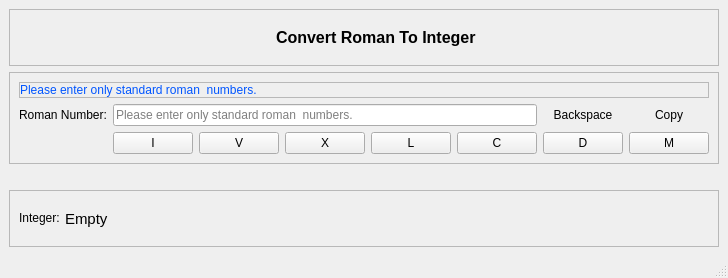
<?xml version="1.0" encoding="UTF-8"?>
<ui version="4.0">
 <class>MainWindow</class>
 <widget class="QMainWindow" name="MainWindow">
  <property name="geometry">
   <rect>
    <x>0</x>
    <y>0</y>
    <width>684</width>
    <height>278</height>
   </rect>
  </property>
  <property name="windowTitle">
   <string>RomanToInteger</string>
  </property>
  <widget class="QWidget" name="centralwidget">
   <layout class="QGridLayout" name="gridLayout_2">
    <item row="2" column="0">
     <spacer name="horizontalSpacer_3">
      <property name="orientation">
       <enum>Qt::Horizontal</enum>
      </property>
      <property name="sizeHint" stdset="0">
       <size>
        <width>40</width>
        <height>20</height>
       </size>
      </property>
     </spacer>
    </item>
    <item row="1" column="0">
     <widget class="QFrame" name="frame">
      <property name="frameShape">
       <enum>QFrame::StyledPanel</enum>
      </property>
      <layout class="QGridLayout" name="gridLayout">
       <item row="4" column="1" colspan="3">
        <layout class="QHBoxLayout" name="horizontalLayout">
         <item>
          <widget class="QPushButton" name="buttonI">
           <property name="toolTip">
            <string>I (Roman Number)</string>
           </property>
           <property name="text">
            <string>I</string>
           </property>
          </widget>
         </item>
         <item>
          <widget class="QPushButton" name="buttonV">
           <property name="toolTip">
            <string>V (Roman Number)</string>
           </property>
           <property name="text">
            <string>V</string>
           </property>
          </widget>
         </item>
         <item>
          <widget class="QPushButton" name="buttonX">
           <property name="toolTip">
            <string>X (Roman Number)</string>
           </property>
           <property name="text">
            <string>X</string>
           </property>
          </widget>
         </item>
         <item>
          <widget class="QPushButton" name="buttonL">
           <property name="toolTip">
            <string>L (Roman Number)</string>
           </property>
           <property name="text">
            <string>L</string>
           </property>
          </widget>
         </item>
         <item>
          <widget class="QPushButton" name="buttonC">
           <property name="toolTip">
            <string>C (Roman Number)</string>
           </property>
           <property name="text">
            <string>C</string>
           </property>
          </widget>
         </item>
         <item>
          <widget class="QPushButton" name="buttonD">
           <property name="toolTip">
            <string>D (Roman Number)</string>
           </property>
           <property name="text">
            <string>D</string>
           </property>
          </widget>
         </item>
         <item>
          <widget class="QPushButton" name="buttonM">
           <property name="toolTip">
            <string>M (Roman Number)</string>
           </property>
           <property name="text">
            <string>M</string>
           </property>
          </widget>
         </item>
        </layout>
       </item>
       <item row="2" column="3">
        <widget class="QPushButton" name="buttonCopyRoman">
         <property name="toolTip">
          <string>Copy Roman Number</string>
         </property>
         <property name="text">
          <string>Copy</string>
         </property>
         <property name="flat">
          <bool>true</bool>
         </property>
        </widget>
       </item>
       <item row="2" column="0">
        <widget class="QLabel" name="label2">
         <property name="toolTip">
          <string>Roman Number</string>
         </property>
         <property name="text">
          <string>Roman Number:</string>
         </property>
        </widget>
       </item>
       <item row="2" column="2">
        <widget class="QPushButton" name="buttonBackspace">
         <property name="toolTip">
          <string>Backspace</string>
         </property>
         <property name="text">
          <string>Backspace</string>
         </property>
         <property name="flat">
          <bool>true</bool>
         </property>
        </widget>
       </item>
       <item row="2" column="1">
        <widget class="QLineEdit" name="romanNumber">
         <property name="toolTip">
          <string>Enter Roman Number</string>
         </property>
         <property name="readOnly">
          <bool>true</bool>
         </property>
         <property name="placeholderText">
          <string>Please enter only standard roman  numbers.</string>
         </property>
        </widget>
       </item>
       <item row="0" column="0" colspan="4">
        <widget class="QFrame" name="frame_4">
         <property name="frameShape">
          <enum>QFrame::StyledPanel</enum>
         </property>
         <property name="frameShadow">
          <enum>QFrame::Raised</enum>
         </property>
         <layout class="QHBoxLayout" name="horizontalLayout_4">
          <property name="spacing">
           <number>0</number>
          </property>
          <property name="leftMargin">
           <number>0</number>
          </property>
          <property name="topMargin">
           <number>0</number>
          </property>
          <property name="rightMargin">
           <number>0</number>
          </property>
          <property name="bottomMargin">
           <number>0</number>
          </property>
          <item>
           <widget class="QLabel" name="labelInfo">
            <property name="toolTip">
             <string>&lt;html&gt;&lt;head/&gt;&lt;body&gt;&lt;p&gt;Please enter only standard roman numbers.&lt;/p&gt;&lt;p&gt;&lt;br/&gt;&lt;/p&gt;&lt;p&gt;Standard roman numbers like: III, IV, X, XL&lt;/p&gt;&lt;p&gt;Not standard roman numbers like: IIIII, IVX, XXXXX&lt;/p&gt;&lt;/body&gt;&lt;/html&gt;</string>
            </property>
            <property name="styleSheet">
             <string notr="true">color: rgb(0, 85, 255);</string>
            </property>
            <property name="text">
             <string>Please enter only standard roman  numbers.</string>
            </property>
           </widget>
          </item>
         </layout>
        </widget>
       </item>
      </layout>
     </widget>
    </item>
    <item row="3" column="0">
     <widget class="QFrame" name="frame_2">
      <property name="frameShape">
       <enum>QFrame::StyledPanel</enum>
      </property>
      <property name="frameShadow">
       <enum>QFrame::Plain</enum>
      </property>
      <layout class="QHBoxLayout" name="horizontalLayout_2">
       <item>
        <widget class="QLabel" name="label3">
         <property name="minimumSize">
          <size>
           <width>40</width>
           <height>16</height>
          </size>
         </property>
         <property name="maximumSize">
          <size>
           <width>40</width>
           <height>16</height>
          </size>
         </property>
         <property name="toolTip">
          <string>Integer</string>
         </property>
         <property name="text">
          <string>Integer:</string>
         </property>
        </widget>
       </item>
       <item>
        <widget class="QLabel" name="integerNumber">
         <property name="font">
          <font>
           <pointsize>11</pointsize>
          </font>
         </property>
         <property name="toolTip">
          <string>Integer</string>
         </property>
         <property name="text">
          <string>Empty</string>
         </property>
        </widget>
       </item>
       <item>
        <widget class="QPushButton" name="buttonCopyInteger">
         <property name="minimumSize">
          <size>
           <width>32</width>
           <height>0</height>
          </size>
         </property>
         <property name="maximumSize">
          <size>
           <width>32</width>
           <height>16777215</height>
          </size>
         </property>
         <property name="toolTip">
          <string>Copy Integer</string>
         </property>
         <property name="text">
          <string/>
         </property>
         <property name="flat">
          <bool>true</bool>
         </property>
        </widget>
       </item>
      </layout>
     </widget>
    </item>
    <item row="0" column="0">
     <widget class="QFrame" name="frame_3">
      <property name="frameShape">
       <enum>QFrame::StyledPanel</enum>
      </property>
      <property name="frameShadow">
       <enum>QFrame::Raised</enum>
      </property>
      <layout class="QHBoxLayout" name="horizontalLayout_3">
       <item>
        <spacer name="horizontalSpacer">
         <property name="orientation">
          <enum>Qt::Horizontal</enum>
         </property>
         <property name="sizeHint" stdset="0">
          <size>
           <width>40</width>
           <height>20</height>
          </size>
         </property>
        </spacer>
       </item>
       <item>
        <spacer name="horizontalSpacer_4">
         <property name="orientation">
          <enum>Qt::Horizontal</enum>
         </property>
         <property name="sizeHint" stdset="0">
          <size>
           <width>40</width>
           <height>20</height>
          </size>
         </property>
        </spacer>
       </item>
       <item>
        <spacer name="horizontalSpacer_5">
         <property name="orientation">
          <enum>Qt::Horizontal</enum>
         </property>
         <property name="sizeHint" stdset="0">
          <size>
           <width>40</width>
           <height>20</height>
          </size>
         </property>
        </spacer>
       </item>
       <item>
        <widget class="QLabel" name="label1">
         <property name="font">
          <font>
           <pointsize>12</pointsize>
           <weight>75</weight>
           <bold>true</bold>
          </font>
         </property>
         <property name="text">
          <string>Convert Roman To Integer</string>
         </property>
        </widget>
       </item>
       <item>
        <spacer name="horizontalSpacer_6">
         <property name="orientation">
          <enum>Qt::Horizontal</enum>
         </property>
         <property name="sizeHint" stdset="0">
          <size>
           <width>40</width>
           <height>20</height>
          </size>
         </property>
        </spacer>
       </item>
       <item>
        <spacer name="horizontalSpacer_2">
         <property name="orientation">
          <enum>Qt::Horizontal</enum>
         </property>
         <property name="sizeHint" stdset="0">
          <size>
           <width>40</width>
           <height>20</height>
          </size>
         </property>
        </spacer>
       </item>
       <item>
        <widget class="QPushButton" name="buttonAboutQt">
         <property name="minimumSize">
          <size>
           <width>25</width>
           <height>23</height>
          </size>
         </property>
         <property name="maximumSize">
          <size>
           <width>25</width>
           <height>23</height>
          </size>
         </property>
         <property name="text">
          <string/>
         </property>
         <property name="flat">
          <bool>true</bool>
         </property>
        </widget>
       </item>
       <item>
        <widget class="QPushButton" name="buttonAbout">
         <property name="minimumSize">
          <size>
           <width>25</width>
           <height>23</height>
          </size>
         </property>
         <property name="maximumSize">
          <size>
           <width>25</width>
           <height>23</height>
          </size>
         </property>
         <property name="text">
          <string/>
         </property>
         <property name="flat">
          <bool>true</bool>
         </property>
        </widget>
       </item>
      </layout>
     </widget>
    </item>
   </layout>
  </widget>
  <widget class="QMenuBar" name="menubar">
   <property name="geometry">
    <rect>
     <x>0</x>
     <y>0</y>
     <width>684</width>
     <height>21</height>
    </rect>
   </property>
  </widget>
  <widget class="QStatusBar" name="statusbar"/>
 </widget>
 <resources/>
 <connections/>
</ui>
